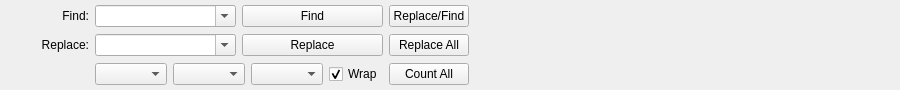
<?xml version="1.0" encoding="UTF-8"?>
<ui version="4.0">
 <class>FindReplace</class>
 <widget class="QWidget" name="FindReplace">
  <property name="geometry">
   <rect>
    <x>0</x>
    <y>0</y>
    <width>900</width>
    <height>90</height>
   </rect>
  </property>
  <property name="sizePolicy">
   <sizepolicy hsizetype="Preferred" vsizetype="Fixed">
    <horstretch>0</horstretch>
    <verstretch>0</verstretch>
   </sizepolicy>
  </property>
  <layout class="QHBoxLayout" name="horizontalLayout">
   <property name="topMargin">
    <number>4</number>
   </property>
   <property name="bottomMargin">
    <number>4</number>
   </property>
   <item>
    <widget class="QToolButton" name="closeButton">
     <property name="sizePolicy">
      <sizepolicy hsizetype="Fixed" vsizetype="Fixed">
       <horstretch>0</horstretch>
       <verstretch>0</verstretch>
      </sizepolicy>
     </property>
     <property name="toolTip">
      <string>Hide Find and Replace</string>
     </property>
     <property name="autoRaise">
      <bool>true</bool>
     </property>
    </widget>
   </item>
   <item>
    <layout class="QGridLayout" name="gridLayout">
     <item row="0" column="0">
      <widget class="QLabel" name="findLabel">
       <property name="text">
        <string>Find:</string>
       </property>
       <property name="alignment">
        <set>Qt::AlignRight|Qt::AlignTrailing|Qt::AlignVCenter</set>
       </property>
      </widget>
     </item>
     <item row="0" column="1">
      <widget class="QComboBox" name="cbFind">
       <property name="editable">
        <bool>true</bool>
       </property>
       <property name="maxCount">
        <number>25</number>
       </property>
       <property name="duplicatesEnabled">
        <bool>false</bool>
       </property>
      </widget>
     </item>
     <item row="0" column="2">
      <widget class="QPushButton" name="findNext">
       <property name="text">
        <string>Find</string>
       </property>
       <property name="toolTip">
        <string>Find next match.</string>
       </property>
      </widget>
     </item>
     <item row="0" column="3">
      <widget class="QPushButton" name="replaceFind">
       <property name="text">
        <string>Replace/Find</string>
       </property>
       <property name="toolTip">
        <string>Replace selected match and find next.</string>
       </property>
      </widget>
     </item>
     <item row="1" column="0">
      <widget class="QLabel" name="replaceLabel">
       <property name="text">
        <string>Replace:</string>
       </property>
       <property name="alignment">
        <set>Qt::AlignRight|Qt::AlignTrailing|Qt::AlignVCenter</set>
       </property>
      </widget>
     </item>
     <item row="1" column="1">
      <widget class="QComboBox" name="cbReplace">
       <property name="editable">
        <bool>true</bool>
       </property>
       <property name="maxCount">
        <number>25</number>
       </property>
       <property name="duplicatesEnabled">
        <bool>false</bool>
       </property>
      </widget>
     </item>
     <item row="1" column="2">
      <widget class="QPushButton" name="replaceCurrent">
       <property name="text">
        <string>Replace</string>
       </property>
       <property name="toolTip">
        <string>Replace current match only.</string>
       </property>
      </widget>
     </item>
     <item row="1" column="3">
      <widget class="QPushButton" name="replaceAll">
       <property name="text">
        <string>Replace All</string>
       </property>
       <property name="toolTip">
        <string>Replace all matches.</string>
       </property>
      </widget>
     </item>
     <item row="2" column="0">
      <widget class="QLabel" name="optionsLabel">
       <property name="text">
        <string/>
       </property>
      </widget>
     </item>
     <item row="2" column="1" colspan="2">
      <layout class="QHBoxLayout" name="optionsLayout">
       <item>
        <widget class="QComboBox" name="cbSearchMode"/>
       </item>
       <item>
        <widget class="QComboBox" name="cbLookWhere"/>
       </item>
       <item>
        <widget class="QComboBox" name="cbSearchDirection"/>
       </item>
       <item>
        <widget class="QCheckBox" name="chkWrap">
         <property name="text">
          <string>Wrap</string>
         </property>
         <property name="checked">
          <bool>true</bool>
         </property>
        </widget>
       </item>
      </layout>
     </item>
     <item row="2" column="3">
      <widget class="QPushButton" name="countAll">
       <property name="text">
        <string>Count All</string>
       </property>
       <property name="toolTip">
        <string>Count all matches.</string>
       </property>
      </widget>
     </item>
    </layout>
   </item>
   <item>
    <widget class="QLabel" name="message">
     <property name="text">
      <string/>
     </property>
     <property name="minimumSize">
      <size>
       <width>120</width>
       <height>0</height>
      </size>
     </property>
    </widget>
   </item>
  </layout>
 </widget>
 <resources/>
 <connections/>
</ui>
